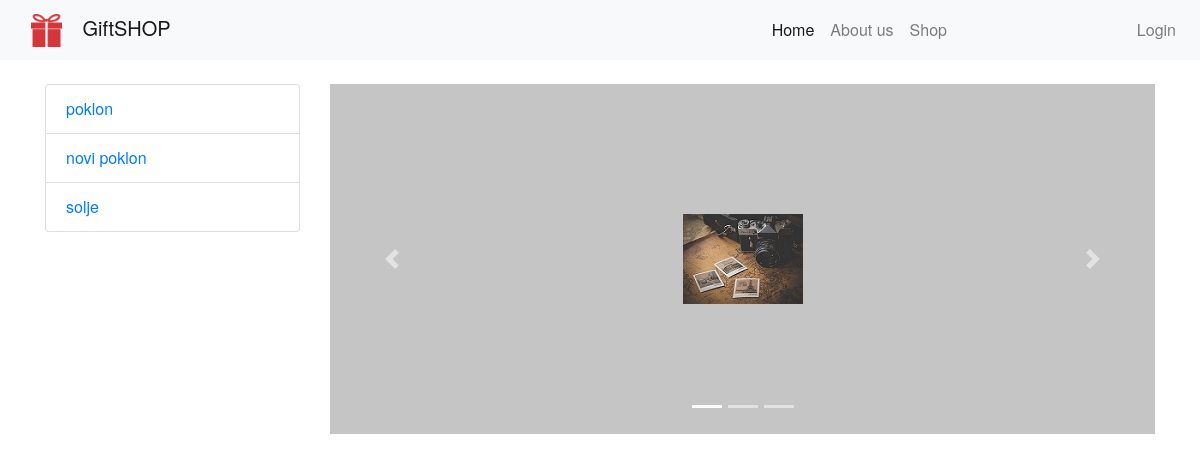
The app's page /shop.php, older data.
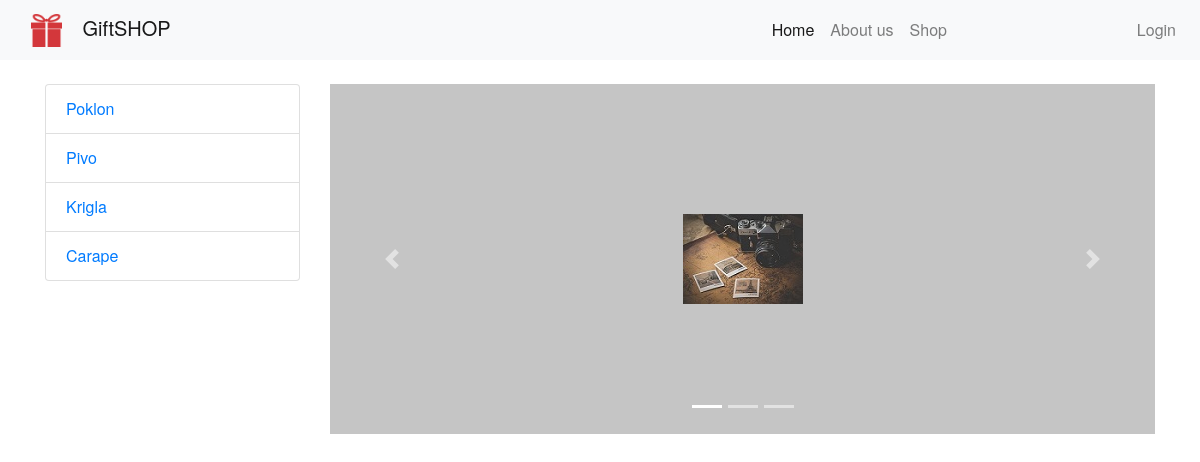
The same page, newer data.
### tables this page shows
CREATE TABLE `category` (
  `id_category` int(11) NOT NULL,
  `category_name` varchar(255) DEFAULT NULL
);

CREATE TABLE `product` (
  `id` int(11) NOT NULL,
  `name` varchar(255) NOT NULL,
  `description` varchar(1000) DEFAULT NULL,
  `category_id` int(11) NOT NULL,
  `price` decimal(10,0) NOT NULL,
  `image` varchar(255) DEFAULT NULL
);

### shop.php (the view, shortened to what this page needs)
<?php
include('includes/db_config.php');
$categories_sql = "SELECT * from category";
$categories_result = mysqli_query($connection, $categories_sql);
$random_sql = "SELECT * from product ORDER BY RAND() LIMIT 3";
$random_result =  mysqli_query($connection, $random_sql);
$random = mysqli_fetch_all($random_result, MYSQLI_ASSOC);
?>
<!DOCTYPE html>
<html lang="pt-br">
<head>
  <link rel="stylesheet" href="css/bootstrap.min.css">
  <link rel="stylesheet" href="css/style.css">
  <link rel="stylesheet" href="https://maxcdn.bootstrapcdn.com/font-awesome/4.7.0/css/font-awesome.min.css">
  <link rel="stylesheet" href="https://cdnjs.cloudflare.com/ajax/libs/limonte-sweetalert2/8.11.8/sweetalert2.min.css">
</head>
<body>
  <nav class="navbar navbar-expand-md navbar-light bg-light container-fluid">
    <a class="navbar-brand" href="index.php">
      <img src="img/logo.png" class="col-1 d-none d-sm-inline-block" alt="giftshop">
      <strong>GiftSHOP</strong>
    </a>
    <div class="collapse navbar-collapse" id="navbarSupportedContent">
      <ul class="navbar-nav mr-auto">
        <li class="nav-item active">
          <a class="nav-link" href="index.php">Home</a>
        </li>
        <li class="nav-item">
          <a class="nav-link" href="about.php">About us</a>
        </li>
        <li class="nav-item">
          <a class="nav-link" href="shop.php">Shop</a>
        </li>
      </ul>
      <ul class="nav navbar-nav ml-auto">
        <?php if (isset($_SESSION['user']) && $_SESSION['user'] != 0) {
          echo '<li class="nav-item">
               <a class="nav-link" href="includes/logout.php">Logout</a>
            </li>';
        } else {
          echo '<li class="nav-item">
               <a class="nav-link" href="login.php">Login</a>
            </li>';
        }
        ?>
      </ul>
    </div>
  </nav>
  <div class="container-fluid">
    <div class="container push-down">
      <div class="row">
        <div class="col-lg-3">
          <div class="list-group">
            <?php
            while ($c = mysqli_fetch_array($categories_result, MYSQLI_ASSOC)) {
              ?>
              <a href="" data-id="<?php echo $c['id_category']; ?>" class="list-group-item category_select"><?php echo $c['category_name']; ?></a>
            <?php
            }
            ?>
          </div>
        </div>
        <div class="col-lg-9">
          <div id="carouselExampleIndicators" class="carousel slide my-4" data-ride="carousel">
            <ol class="carousel-indicators">
              <li data-target="#carouselExampleIndicators" data-slide-to="0" class="active"></li>
              <li data-target="#carouselExampleIndicators" data-slide-to="1"></li>
              <li data-target="#carouselExampleIndicators" data-slide-to="2"></li>
            </ol>
            <div class="carousel-inner" role="listbox">
              <?php
              foreach ($random as $product) {
                if ($random[0] == $product) { ?>
                  <div class="carousel-item active">
                    <img class="d-block img-fluid presentation" src="<?= $product['image'] ?>" alt="<?= $product['name'] ?>">
                  </div> <?php
                            } else {
                              ?>
                  <div class="carousel-item">
                    <img class="d-block img-fluid presentation" src="<?= $product['image'] ?>" alt="<?= $product['name'] ?>">
                  </div> <?php
                            }
                          }
                          ?>
            </div>
            <a class="carousel-control-prev" href="#carouselExampleIndicators" role="button" data-slide="prev">
              <span class="carousel-control-prev-icon" aria-hidden="false"></span>
            </a>
            <a class="carousel-control-next" href="#carouselExampleIndicators" role="button" data-slide="next">
              <span class="carousel-control-next-icon" aria-hidden="false"></span>
            </a>
          </div>
        </div>
      </div>
    </div>
  </div>
</body>
</html>

### css/style.css (style rules this page uses)
html, body { margin: 0; padding: 0; width: 100%; }
body { font-family: "Helvetica Neue",sans-serif; font-weight: lighter; }

### shop.php (style rules this page uses)
.presentation { width: 900px; height: 350px; object-fit: scale-down; background-color: #c5c5c5; }

Row changes from the older to the newer data that the page shows:
changed category: category_name "poklon" → "Poklon"
changed category: category_name "novi poklon" → "Pivo"
changed category: category_name "solje" → "Krigla"
added category: category_name "Carape"
